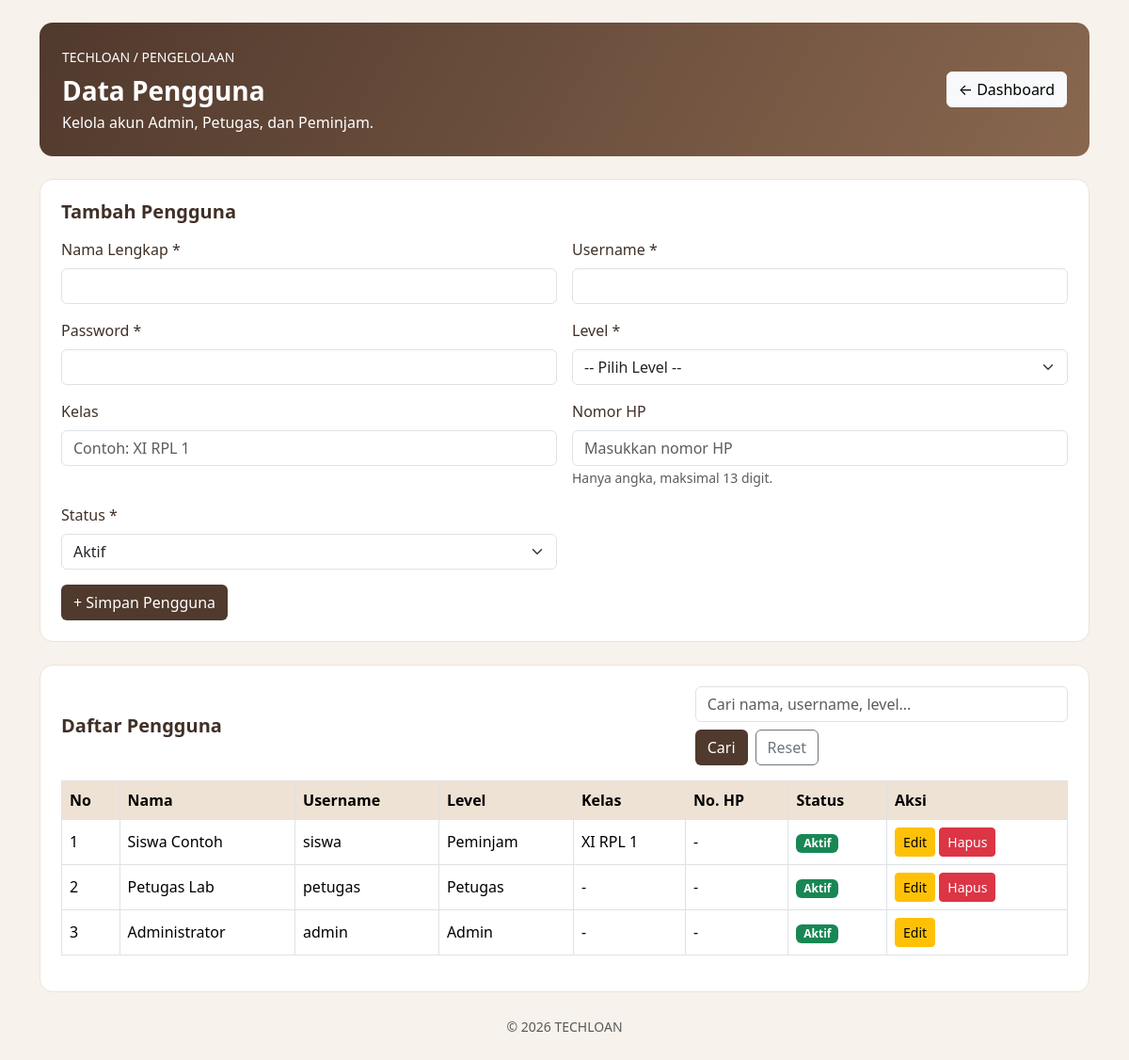
The app's page /admin/pengguna.php (signed in) with its own data.
### tables this page shows
CREATE TABLE `pengguna` (
  `id_user` int(11) NOT NULL,
  `nama` varchar(100) NOT NULL,
  `username` varchar(50) NOT NULL,
  `password` varchar(255) NOT NULL,
  `level` enum('Admin','Petugas','Peminjam') NOT NULL,
  `kelas` varchar(30) DEFAULT NULL,
  `no_hp` varchar(20) DEFAULT NULL,
  `status` enum('Aktif','Nonaktif') DEFAULT 'Aktif'
);

### admin/pengguna.php (the view, shortened to what this page needs)
<?php
include "../koneksi.php";
$edit_data = null;
function e($teks) {
    return htmlspecialchars((string) $teks, ENT_QUOTES, 'UTF-8');
}
$form = [
    'id_user' => '',
    'nama' => '',
    'username' => '',
    'level' => '',
    'kelas' => '',
    'no_hp' => '',
    'status' => 'Aktif'
];
$cari = trim($_GET['cari'] ?? '');
$kata = "%" . $cari . "%";
$query = mysqli_prepare(
    $koneksi,
    "SELECT id_user, nama, username, level, kelas, no_hp, status
     FROM pengguna
     WHERE nama LIKE ? OR username LIKE ? OR level LIKE ?
     ORDER BY id_user DESC"
);
mysqli_stmt_bind_param($query, "sss", $kata, $kata, $kata);
mysqli_stmt_execute($query);
$data = mysqli_stmt_get_result($query);
?>
<!DOCTYPE html>
<html lang="id">
<head>
    <link rel="stylesheet" href="../asset/bootstrap.min.css">
</head>
<body>
<div class="container py-4">
    <div class="header mb-4">
        <div class="d-flex justify-content-between align-items-center flex-wrap gap-3">
            <div>
                <small>TECHLOAN / PENGELOLAAN</small>
                <h3 class="fw-bold mt-2 mb-1">Data Pengguna</h3>
                <p class="mb-0">Kelola akun Admin, Petugas, dan Peminjam.</p>
            </div>
            <a href="index.php" class="btn btn-light">← Dashboard</a>
        </div>
    </div>
    <div class="panel mb-4">
        <h5 class="fw-bold mb-3">
            <?= $edit_data ? 'Edit Pengguna' : 'Tambah Pengguna'; ?>
        </h5>
        <form method="POST" action="pengguna.php">
            <div class="row g-3">
                <div class="col-md-6">
                    <label class="form-label">Nama Lengkap *</label>
                    <input type="text" name="nama" class="form-control"
                           maxlength="100" required
                           value="<?= e($edit_data['nama'] ?? $form['nama']); ?>">
                </div>
                <div class="col-md-6">
                    <label class="form-label">Username *</label>
                    <input type="text" name="username" class="form-control"
                           maxlength="50" required
                           value="<?= e($edit_data['username'] ?? $form['username']); ?>">
                </div>
                <div class="col-md-6">
                    <label class="form-label">
                        Password <?= $edit_data ? '(kosongkan jika tidak diganti)' : '*'; ?>
                    </label>
                    <input type="password" name="password" class="form-control"
                           <?= $edit_data ? '' : 'required'; ?>
                           autocomplete="new-password">
                </div>
                <div class="col-md-6">
                    <label class="form-label">Level *</label>
                    <select name="level" class="form-select" required>
                        <option value="">-- Pilih Level --</option>
                    </select>
                </div>
                <div class="col-md-6">
                    <label class="form-label">Kelas</label>
                    <input type="text" name="kelas" class="form-control"
                           maxlength="50"
                           value="<?= e($edit_data['kelas'] ?? $form['kelas']); ?>"
                           placeholder="Contoh: XI RPL 1">
                </div>
                <div class="col-md-6">
                    <label class="form-label">Nomor HP</label>
                    <input type="text" name="no_hp" class="form-control"
                           maxlength="13"
                           inputmode="numeric"
                           pattern="[0-9]{1,13}"
                           oninput="this.value = this.value.replace(/[^0-9]/g, '').slice(0, 13)"
                           value="<?= e($edit_data['no_hp'] ?? $form['no_hp']); ?>"
                           placeholder="Masukkan nomor HP">
                    <small class="text-muted">Hanya angka, maksimal 13 digit.</small>
                </div>
                <div class="col-md-6">
                    <label class="form-label">Status *</label>
                    <select name="status" class="form-select" required>
                        <option value="Aktif"
                            <?= (($edit_data['status'] ?? $form['status']) === 'Aktif') ? 'selected' : ''; ?>>
                            Aktif
                        </option>
                    </select>
                </div>
                <div class="col-12">
                    <?php if ($edit_data) { ?>
                        <button type="submit" name="edit" class="btn btn-cokelat"
                            onclick="return confirm('Apakah Anda yakin ingin menyimpan perubahan?')">
                            Simpan Perubahan
                        </button>
                        <a href="pengguna.php" class="btn btn-secondary">Batal</a>
                    <?php } else { ?>
                        <button type="submit" name="tambah" class="btn btn-cokelat"
                            onclick="return confirm('Apakah Anda yakin ingin menyimpan data pengguna?')">
                            + Simpan Pengguna
                        </button>
                    <?php } ?>
                </div>
            </div>
        </form>
    </div>
    <div class="panel">
        <div class="d-flex justify-content-between align-items-center flex-wrap gap-3 mb-3">
            <h5 class="fw-bold mb-0">Daftar Pengguna</h5>
            <form method="GET" action="pengguna.php"
                  class="d-flex gap-2 flex-wrap">
                <input type="text" name="cari" class="form-control"
                       placeholder="Cari nama, username, level..."
                       value="<?= e($cari); ?>">
                <button type="submit" class="btn btn-cokelat">Cari</button>
                <a href="pengguna.php" class="btn btn-outline-secondary">Reset</a>
            </form>
        </div>
        <div class="table-responsive">
            <table class="table table-bordered table-hover">
                <thead>
                    <tr>
                        <th>No</th>
                        <th>Nama</th>
                        <th>Username</th>
                        <th>Level</th>
                        <th>Kelas</th>
                        <th>No. HP</th>
                        <th>Status</th>
                        <th>Aksi</th>
                    </tr>
                </thead>
                <tbody>
                <?php
                $no = 1;
                if (mysqli_num_rows($data) > 0) {
                    while ($row = mysqli_fetch_assoc($data)) {
                ?>
                    <tr>
                        <td><?= $no++; ?></td>
                        <td><?= e($row['nama']); ?></td>
                        <td><?= e($row['username']); ?></td>
                        <td><?= e($row['level']); ?></td>
                        <td><?= e($row['kelas'] ?: '-'); ?></td>
                        <td><?= e($row['no_hp'] ?: '-'); ?></td>
                        <td>
                            <?php if ($row['status'] === 'Aktif') { ?>
                                <span class="badge bg-success">Aktif</span>
                            <?php } else { ?>
                                <span class="badge bg-secondary">Nonaktif</span>
                            <?php } ?>
                        </td>
                        <td class="text-nowrap">
                            <form method="POST" action="pengguna.php" class="d-inline">
                                <button type="submit" name="mulai_edit"
                                        class="btn btn-sm btn-warning">
                                    Edit
                                </button>
                            </form>
                            <?php if ((int) $row['id_user'] !== (int) $_SESSION['id_user']) { ?>
                                <form method="POST" action="pengguna.php"
                                      class="d-inline"
                                      onsubmit="return confirm('Yakin ingin menghapus pengguna ini?');">
                                    <button type="submit" name="hapus"
                                            class="btn btn-sm btn-danger">
                                        Hapus
                                    </button>
                                </form>
                            <?php } ?>
                        </td>
                    </tr>
                <?php
                    }
                } ?>
                </tbody>
            </table>
        </div>
    </div>
    <div class="text-center mt-4">
        <small class="text-muted">© <?= date('Y'); ?> TECHLOAN</small>
    </div>
</div>
</body>
</html>

### admin/pengguna.php (style rules this page uses)
body { background: #f7f2eb; color: #403027; }
.header { background: linear-gradient(120deg, #50392d, #89674f); color: white; padding: 24px; border-radius: 14px; }
.panel { background: white; padding: 22px; border-radius: 14px; border: 1px solid #eee3d7; }
.btn-cokelat { background: #50392d; color: white; }
.table thead th { background: #eee2d4; white-space: nowrap; }
.table td { vertical-align: middle; }

### records on screen
pengguna: nama "Siswa Contoh", username "siswa", level "Peminjam", kelas "XI RPL 1", no_hp "-", status "Aktif"
pengguna: nama "Petugas Lab", username "petugas", level "Petugas", kelas "-", no_hp "-", status "Aktif"
pengguna: nama "Administrator", username "admin", level "Admin", kelas "-", no_hp "-", status "Aktif"
